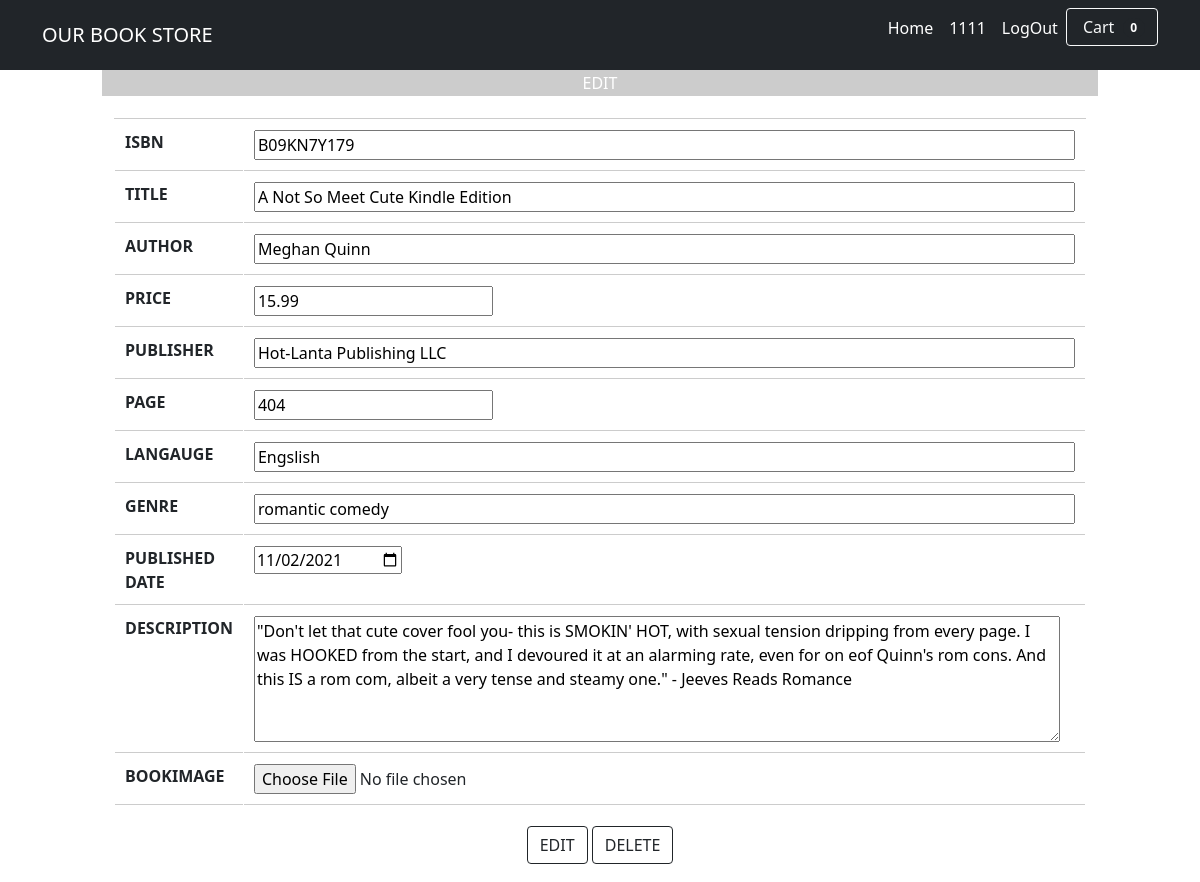
/edit.php?bookid=2 (signed in), run on the app's committed database.
### tables this page shows
CREATE TABLE IF NOT EXISTS `book` (
  `bookid` int(11) NOT NULL AUTO_INCREMENT,
  `isbn` varchar(50) NOT NULL,
  `title` text,
  `price` float DEFAULT '0',
  `author` text,
  `bookimage` text,
  `description` text,
  `publisher` text,
  `page` int(11) DEFAULT '0',
  `language` text,
  `published_date` date DEFAULT NULL,
  `genre` text,
  PRIMARY KEY (`bookid`)
);

### edit.php (the view, shortened to what this page needs)
<!DOCTYPE>
<?php
    $conn=mysqli_connect('localhost','root','','bookstore');
    $bookid=$_GET['bookid'];
    $sql="select * from book where bookid=$bookid";
    $result=mysqli_query($conn,$sql);
    $info=mysqli_fetch_assoc($result);
    $total=0;
?>
<html>
<head>
        <link href="css/styles.css" rel="stylesheet" />
</head>
<body>
<nav class="navbar navbar-expand-lg navbar-dark bg-dark">
            <div class="container">
                <a class="navbar-brand" href="#">OUR BOOK STORE</a>
                <div class="collapse navbar-collapse" id="navbarSupportedContent">
                    <ul class="navbar-nav ms-auto mb-2 mb-lg-0">
                        <li class="nav-item"><a class="nav-link active" aria-current="page" href="./index.php">Home</a></li>
                        <?php
                        if(isset($_SESSION['userid']))
                        {?>
                            <li class="nav-item"><a class="nav-link active" aria-current="page"><?php echo $_SESSION['userid'];?></a></li>
                            <li class="nav-item"><a class="nav-link active" aria-current="page" href="./logout.php">LogOut</a></li>
                            <form class="d-flex">
                        <button class="btn btn-outline-light" type="button" onclick="location.href='./cart.php'">
                            Cart
                            <span class="badge bg-dark text-white ms-1 rounded-pill"><?php echo $total;?></span>
                        </button>
                    </form>
                        <?php
                        }
                        else {?>
                        <li class="nav-item"><a class="nav-link active" aria-current="page" href="./login.php">LogIn</a></li>
                        <li class="nav-item"><a class="nav-link active" aria-current="page" href="./signin.php">SignIn</a></li>
                        <?php
                        }
                        ?>
                    </ul>
                </div>
            </div>
        </nav>
        <form method = "post" action = "updatebook.php" enctype="multipart/form-data">
        <table  style="padding-top:50px" align = center width=700 border=0 cellpadding=2 >
                <tr>
                <td height=20 align= center bgcolor=#ccc><font color=white> EDIT</font></td>
                </tr>
                <tr>
                <td bgcolor=white>
                <table class = "table2">
                <input type = hidden name ="bookid" size=83 value="<?php echo $info['bookid'];?>"></td>
                        <tr>
                        <td>ISBN</td>
                        <td><input type = text name ="isbn" size=83 value="<?php echo $info['isbn'];?>"></td>
                        </tr>
                        <tr>
                        <td>TITLE</td>
                        <td><input type = text name = title size=83 value="<?php echo $info['title'];?>"></td>
                        </tr>
                        <tr>
                        <td>AUTHOR</td>
                        <td><input type = text name = "author" size=83 value="<?php echo $info['author'];?>"></td>
                        </tr>
                        <tr>
                        <td>PRICE</td>
                        <td><input type = number step="0.01" name = "price" size=83 value="<?php echo $info['price'];?>"></td>
                        </tr>
                        <tr>
                        <td>PUBLISHER</td>
                        <td><input type = text  name = "publisher" size=83 value="<?php echo $info['publisher'];?>"></td>
                        </tr>
                        <tr>
                        <td>PAGE</td>
                        <td><input type = number  name = "page" size=83 value="<?php echo $info['page'];?>"></td>
                        </tr>
                        <tr>
                        <td>LANGAUGE</td>
                        <td><input type = text  name = "language" size=83 value="<?php echo $info['language'];?>"></td>
                        </tr>
                        <tr>
                        <td>GENRE</td>
                        <td><input type = text  name = "genre" size=83 value="<?php echo $info['genre'];?>"></td>
                        </tr>
                        <tr>
                        <td>PUBLISHED DATE</td>
                        <td><input type = date  name = "published_date" size=83 value="<?php echo $info['published_date'];?>"></td>
                        </tr>
                        <tr>
                        <td>DESCRIPTION</td>
                        <td><textarea name = "description" cols=85 rows=5 ><?php echo $info['description'];?></textarea></td>
                        </tr>
                        <tr>
                        <td>BOOKIMAGE</td>
                        <td><input type = file name = "bookimage" size=83>
                        <input type = hidden name = "bookimage" size=83 value="<?php echo $info['bookimage'];?>"></td></td>
                        </tr>
                        </table>
                        <center>
                        <input type = "submit" class="btn btn-outline-dark" name="edit" value="EDIT">
                        <input type = "submit" class="btn btn-outline-dark" name="edit" value="DELETE">
                        </center>
        </form>
</body>
</html>

### edit.php (style rules this page uses)
table.table2 { border-collapse: separate; border-spacing: 1px; text-align: left; line-height: 1.5; border-top: 1px solid #ccc; margin : 20px 10px; }
table.table2 tr { width: 50px; padding: 10px; font-weight: bold; vertical-align: top; border-bottom: 1px solid #ccc; }
table.table2 td { width: 100px; padding: 10px; vertical-align: top; border-bottom: 1px solid #ccc; }

### data on the page
book: isbn "B09KN7Y179", title "A Not So Meet Cute Kindle Edition", author "Meghan Quinn", price "15.99", publisher "Hot-Lanta Publishing LLC", page "404", language "Engslish", genre "romantic comedy", published_date "11/02/2021", description "\"Don't let that cute cover fool you- this is SMOKIN' HOT, with sexual tension dripping from every page. I was HOOKED from the start, and I devoured it at an alarming rate, even for on eof Quinn's rom cons. And this IS a rom com, albeit a very tense and steamy one.\" - Jeeves Reads Romance"

### other printed values
$_SESSION['userid'] "1111"
$total "0"
